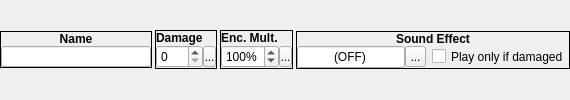
       <widget class="QWidget" name="widget_19" native="true">
        <property name="sizePolicy">
         <sizepolicy hsizetype="Preferred" vsizetype="Preferred">
          <horstretch>0</horstretch>
          <verstretch>0</verstretch>
         </sizepolicy>
        </property>
        <layout class="QHBoxLayout" name="_2">
         <property name="spacing">
          <number>3</number>
         </property>
         <property name="margin">
          <number>0</number>
         </property>
         <item>
          <widget class="QFrame" name="gbName">
           <property name="sizePolicy">
            <sizepolicy hsizetype="Fixed" vsizetype="Fixed">
             <horstretch>0</horstretch>
             <verstretch>0</verstretch>
            </sizepolicy>
           </property>
           <property name="minimumSize">
            <size>
             <width>110</width>
             <height>32</height>
            </size>
           </property>
           <property name="frameShape">
            <enum>QFrame::Box</enum>
           </property>
           <layout class="QVBoxLayout" name="verticalLayout_14">
            <property name="spacing">
             <number>0</number>
            </property>
            <property name="margin">
             <number>0</number>
            </property>
            <item>
             <widget class="QLabel" name="label_15">
              <property name="font">
               <font>
                <weight>75</weight>
                <bold>true</bold>
               </font>
              </property>
              <property name="text">
               <string>Name</string>
              </property>
              <property name="alignment">
               <set>Qt::AlignCenter</set>
              </property>
             </widget>
            </item>
            <item>
             <widget class="QLineEdit" name="leName">
              <property name="sizePolicy">
               <sizepolicy hsizetype="Preferred" vsizetype="Fixed">
                <horstretch>0</horstretch>
                <verstretch>0</verstretch>
               </sizepolicy>
              </property>
              <property name="minimumSize">
               <size>
                <width>150</width>
                <height>21</height>
               </size>
              </property>
              <property name="maximumSize">
               <size>
                <width>189</width>
                <height>21</height>
               </size>
              </property>
              <property name="font">
               <font>
                <family>Fixed</family>
               </font>
              </property>
              <property name="text">
               <string/>
              </property>
              <property name="maxLength">
               <number>16</number>
              </property>
             </widget>
            </item>
           </layout>
          </widget>
         </item>
         <item>
          <widget class="QFrame" name="gbDamage">
           <property name="sizePolicy">
            <sizepolicy hsizetype="Fixed" vsizetype="Fixed">
             <horstretch>0</horstretch>
             <verstretch>0</verstretch>
            </sizepolicy>
           </property>
           <property name="frameShape">
            <enum>QFrame::Box</enum>
           </property>
           <layout class="QVBoxLayout" name="verticalLayout_15">
            <property name="spacing">
             <number>0</number>
            </property>
            <property name="margin">
             <number>0</number>
            </property>
            <item>
             <widget class="QLabel" name="label_16">
              <property name="font">
               <font>
                <weight>75</weight>
                <bold>true</bold>
               </font>
              </property>
              <property name="text">
               <string>Damage</string>
              </property>
             </widget>
            </item>
            <item>
             <widget class="QWidget" name="widget_78" native="true">
              <layout class="QHBoxLayout" name="horizontalLayout_46">
               <property name="spacing">
                <number>0</number>
               </property>
               <property name="margin">
                <number>0</number>
               </property>
               <item>
                <widget class="QSpinBox" name="nbrDamage">
                 <property name="accelerated">
                  <bool>true</bool>
                 </property>
                 <property name="suffix">
                  <string/>
                 </property>
                 <property name="maximum">
                  <number>999</number>
                 </property>
                </widget>
               </item>
               <item>
                <widget class="SpinBoxSideButton" name="bDamageSpinButton">
                 <property name="minimumSize">
                  <size>
                   <width>13</width>
                   <height>21</height>
                  </size>
                 </property>
                 <property name="maximumSize">
                  <size>
                   <width>13</width>
                   <height>21</height>
                  </size>
                 </property>
                 <property name="text">
                  <string>...</string>
                 </property>
                 <property name="icon">
                  <iconset resource="gui_icons.qrc">
                   <normaloff>:/icons/spinBoxSideButton.png</normaloff>:/icons/spinBoxSideButton.png</iconset>
                 </property>
                 <property name="iconSize">
                  <size>
                   <width>8</width>
                   <height>16</height>
                  </size>
                 </property>
                </widget>
               </item>
              </layout>
             </widget>
            </item>
           </layout>
          </widget>
         </item>
         <item>
          <widget class="QFrame" name="gbEncounterMultiplier">
           <property name="sizePolicy">
            <sizepolicy hsizetype="Fixed" vsizetype="Fixed">
             <horstretch>0</horstretch>
             <verstretch>0</verstretch>
            </sizepolicy>
           </property>
           <property name="frameShape">
            <enum>QFrame::Box</enum>
           </property>
           <layout class="QVBoxLayout" name="verticalLayout_16">
            <property name="spacing">
             <number>0</number>
            </property>
            <property name="margin">
             <number>0</number>
            </property>
            <item>
             <widget class="QLabel" name="label_17">
              <property name="font">
               <font>
                <weight>75</weight>
                <bold>true</bold>
               </font>
              </property>
              <property name="text">
               <string>Enc. Mult.</string>
              </property>
             </widget>
            </item>
            <item>
             <widget class="QWidget" name="widget_79" native="true">
              <layout class="QHBoxLayout" name="horizontalLayout_47">
               <property name="spacing">
                <number>0</number>
               </property>
               <property name="margin">
                <number>0</number>
               </property>
               <item>
                <widget class="QSpinBox" name="nbrEncMul">
                 <property name="accelerated">
                  <bool>true</bool>
                 </property>
                 <property name="suffix">
                  <string>%</string>
                 </property>
                 <property name="maximum">
                  <number>200</number>
                 </property>
                 <property name="value">
                  <number>100</number>
                 </property>
                </widget>
               </item>
               <item>
                <widget class="SpinBoxSideButton" name="bEncMulSpinButton">
                 <property name="minimumSize">
                  <size>
                   <width>13</width>
                   <height>21</height>
                  </size>
                 </property>
                 <property name="maximumSize">
                  <size>
                   <width>13</width>
                   <height>21</height>
                  </size>
                 </property>
                 <property name="text">
                  <string>...</string>
                 </property>
                 <property name="icon">
                  <iconset resource="gui_icons.qrc">
                   <normaloff>:/icons/spinBoxSideButton.png</normaloff>:/icons/spinBoxSideButton.png</iconset>
                 </property>
                 <property name="iconSize">
                  <size>
                   <width>8</width>
                   <height>16</height>
                  </size>
                 </property>
                </widget>
               </item>
              </layout>
             </widget>
            </item>
           </layout>
          </widget>
         </item>
         <item>
          <widget class="QFrame" name="gbSoundEffect">
           <property name="sizePolicy">
            <sizepolicy hsizetype="Preferred" vsizetype="Fixed">
             <horstretch>0</horstretch>
             <verstretch>0</verstretch>
            </sizepolicy>
           </property>
           <property name="frameShape">
            <enum>QFrame::Box</enum>
           </property>
           <layout class="QVBoxLayout" name="verticalLayout_17">
            <property name="spacing">
             <number>0</number>
            </property>
            <property name="margin">
             <number>0</number>
            </property>
            <item>
             <widget class="QLabel" name="label_18">
              <property name="font">
               <font>
                <weight>75</weight>
                <bold>true</bold>
               </font>
              </property>
              <property name="text">
               <string>Sound Effect</string>
              </property>
              <property name="alignment">
               <set>Qt::AlignCenter</set>
              </property>
             </widget>
            </item>
            <item>
             <widget class="QWidget" name="widget_44" native="true">
              <property name="sizePolicy">
               <sizepolicy hsizetype="Preferred" vsizetype="Preferred">
                <horstretch>0</horstretch>
                <verstretch>0</verstretch>
               </sizepolicy>
              </property>
              <layout class="QHBoxLayout" name="horizontalLayout_5">
               <property name="spacing">
                <number>6</number>
               </property>
               <property name="margin">
                <number>0</number>
               </property>
               <item>
                <widget class="QWidget" name="frmSFX" native="true">
                 <property name="sizePolicy">
                  <sizepolicy hsizetype="Preferred" vsizetype="Preferred">
                   <horstretch>0</horstretch>
                   <verstretch>0</verstretch>
                  </sizepolicy>
                 </property>
                 <property name="autoFillBackground">
                  <bool>false</bool>
                 </property>
                 <layout class="QHBoxLayout" name="_3">
                  <property name="spacing">
                   <number>0</number>
                  </property>
                  <property name="margin">
                   <number>0</number>
                  </property>
                  <item>
                   <widget class="QLineEdit" name="leSoundEffect">
                    <property name="text">
                     <string>(OFF)</string>
                    </property>
                    <property name="alignment">
                     <set>Qt::AlignCenter</set>
                    </property>
                    <property name="readOnly">
                     <bool>true</bool>
                    </property>
                   </widget>
                  </item>
                  <item>
                   <widget class="QToolButton" name="bBrowseSounds">
                    <property name="sizePolicy">
                     <sizepolicy hsizetype="Fixed" vsizetype="Expanding">
                      <horstretch>0</horstretch>
                      <verstretch>0</verstretch>
                     </sizepolicy>
                    </property>
                    <property name="minimumSize">
                     <size>
                      <width>21</width>
                      <height>21</height>
                     </size>
                    </property>
                    <property name="maximumSize">
                     <size>
                      <width>21</width>
                      <height>21</height>
                     </size>
                    </property>
                    <property name="text">
                     <string>...</string>
                    </property>
                    <property name="icon">
                     <iconset resource="gui_icons.qrc">
                      <normaloff>:/icons/fileopen.png</normaloff>:/icons/fileopen.png</iconset>
                    </property>
                    <property name="iconSize">
                     <size>
                      <width>16</width>
                      <height>16</height>
                     </size>
                    </property>
                   </widget>
                  </item>
                 </layout>
                </widget>
               </item>
               <item>
                <widget class="QCheckBox" name="cbSoundIfDamaged">
                 <property name="sizePolicy">
                  <sizepolicy hsizetype="Fixed" vsizetype="Fixed">
                   <horstretch>0</horstretch>
                   <verstretch>0</verstretch>
                  </sizepolicy>
                 </property>
                 <property name="minimumSize">
                  <size>
                   <width>0</width>
                   <height>21</height>
                  </size>
                 </property>
                 <property name="maximumSize">
                  <size>
                   <width>16777215</width>
                   <height>21</height>
                  </size>
                 </property>
                 <property name="text">
                  <string>Play only if damaged</string>
                 </property>
                </widget>
               </item>
              </layout>
             </widget>
            </item>
           </layout>
          </widget>
         </item>
        </layout>
       </widget>
